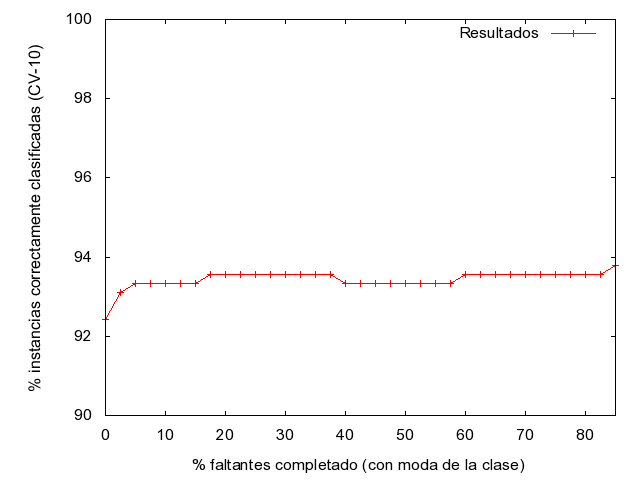

The script that saved this image:
set xrange [0:85]
set yrange [90:100]
set xlabel "% faltantes completado (con moda de la clase)"
set ylabel "% instancias correctamente clasificadas (CV-10)"
set terminal png
set output "C:\\dump\\ejercicio2\\graficos\\modaclase\\IBK\\IBK_porcentajes.png"
plot  "C:\\dump\\ejercicio2\\tablas\\modaclase\\IBK_porcentajes.txt" using 1:2 title 'Resultados' with linespoints